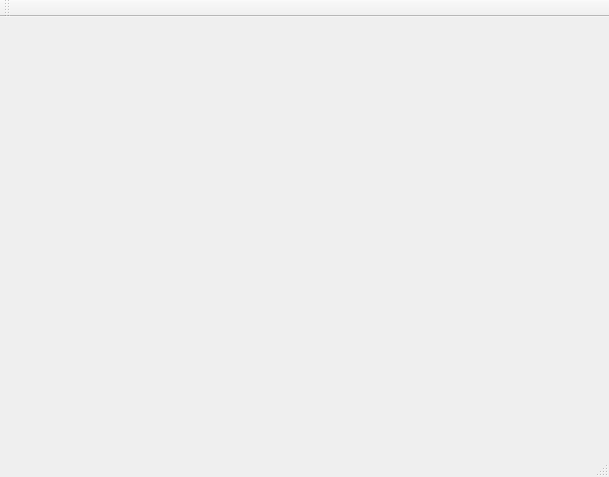
<?xml version="1.0" encoding="UTF-8"?>
<ui version="4.0">
 <class>MainWindow</class>
 <widget class="QMainWindow" name="MainWindow">
  <property name="geometry">
   <rect>
    <x>0</x>
    <y>0</y>
    <width>609</width>
    <height>477</height>
   </rect>
  </property>
  <property name="windowTitle">
   <string>MainWindow</string>
  </property>
  <widget class="QWidget" name="centralWidget"/>
  <widget class="QMenuBar" name="menuBar">
   <property name="geometry">
    <rect>
     <x>0</x>
     <y>0</y>
     <width>609</width>
     <height>22</height>
    </rect>
   </property>
  </widget>
  <widget class="QToolBar" name="mainToolBar">
   <attribute name="toolBarArea">
    <enum>TopToolBarArea</enum>
   </attribute>
   <attribute name="toolBarBreak">
    <bool>false</bool>
   </attribute>
  </widget>
  <widget class="QStatusBar" name="statusBar"/>
 </widget>
 <layoutdefault spacing="6" margin="11"/>
 <resources/>
 <connections/>
</ui>
